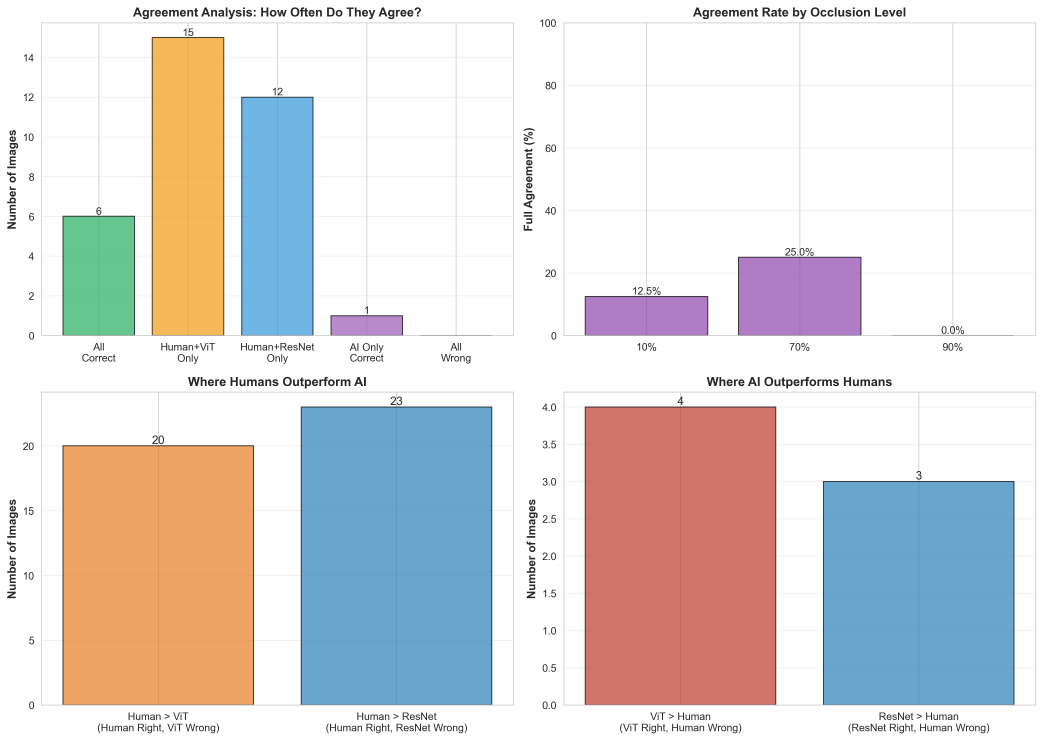
#> input picture experiments/analysis/per_image_agreement_analysis.png, 4171 x 2962 px (shown at 1/4 size)
$ python -i augment_dataset.py   (imports and definitions only)
#> lines starting #> are read from the running program, lines starting #| are printed output that depends on the picture
"""
数据增强脚本

功能:
1. 读取原始图片
2. 应用几何变换 (旋转, 缩放, 平移, 翻转)
3. 应用颜色变换 (亮度, 对比度, 饱和度, 色调)
4. 生成增强图片

用法:
python augment_dataset.py \
    --input-dir "e:/Dataset/ds005226/derivatives/stimuli_dataset/stimuli_original" \
    --output-dir "data/augmented_images" \
    --num-augmentations 33 \
    --seed 42
"""

import os
import sys
from pathlib import Path
import argparse
import random
import numpy as np
from PIL import Image, ImageEnhance
from tqdm import tqdm
import json

# 添加项目根目录到路径
project_root = Path(__file__).parent.parent.parent
sys.path.insert(0, str(project_root))


class DataAugmentor:
    """数据增强器"""

    def __init__(self, seed=42):
        """
        初始化

        Args:
            seed: 随机种子
        """
        self.seed = seed
        random.seed(seed)
        np.random.seed(seed)

        # 几何变换参数 (所有图片都使用)
        self.rotation_angles = [-30, -20, -10, -5, 0, 5, 10, 20, 30]
        self.scale_factors = [0.8, 0.9, 1.0, 1.1, 1.2]
        self.translation_range = [-20, -10, 0, 10, 20]

        # 颜色变换参数 (缩小范围,更保守)
        self.brightness_factors = [0.85, 0.95, 1.0, 1.05, 1.15]  # 缩小范围
        self.contrast_factors = [0.85, 0.95, 1.0, 1.05, 1.15]    # 缩小范围
        self.saturation_factors = [0.85, 0.95, 1.0, 1.05, 1.15]  # 缩小范围
        self.hue_shifts = [0]  # 禁用色调偏移 (最危险)

        # 颜色增强概率 (30%的图片使用颜色变换)
        self.color_augmentation_prob = 0.3

    # [66 lines left out: function apply_geometric_transforms, not called in this run]

    def apply_color_transforms(self, image, brightness=1.0, contrast=1.0,
                                saturation=1.0, hue=0.0):
        """
        应用颜色变换

        Args:
            image: PIL Image对象
            brightness: 亮度因子
            contrast: 对比度因子
            saturation: 饱和度因子
            hue: 色调偏移

        Returns:
            变换后的PIL Image对象
        """
        # 1. 亮度
        if brightness != 1.0:
            enhancer = ImageEnhance.Brightness(image)
            image = enhancer.enhance(brightness)

        # 2. 对比度
        if contrast != 1.0:
            enhancer = ImageEnhance.Contrast(image)
            image = enhancer.enhance(contrast)

        # 3. 饱和度
        if saturation != 1.0:
            enhancer = ImageEnhance.Color(image)
            image = enhancer.enhance(saturation)

        # 4. 色调 (需要转换到HSV空间)
        if hue != 0.0:
            # 转换到numpy数组
            img_array = np.array(image).astype(np.float32) / 255.0

            # 转换到HSV
            from colorsys import rgb_to_hsv, hsv_to_rgb

            # 对每个像素应用色调偏移
            for i in range(img_array.shape[0]):
                for j in range(img_array.shape[1]):
                    r, g, b = img_array[i, j]
                    h, s, v = rgb_to_hsv(r, g, b)
                    h = (h + hue) % 1.0  # 色调循环
                    r, g, b = hsv_to_rgb(h, s, v)
                    img_array[i, j] = [r, g, b]

            # 转换回PIL Image
            img_array = (img_array * 255).astype(np.uint8)
            image = Image.fromarray(img_array)

        return image

    # [180 lines left out: functions augment_image, process_dataset, main, not called in this run]


# [2 lines not run here, left out]

>>> import cv2
>>> picture = cv2.imread('../../experiments/analysis/per_image_agreement_analysis.png', cv2.IMREAD_GRAYSCALE)
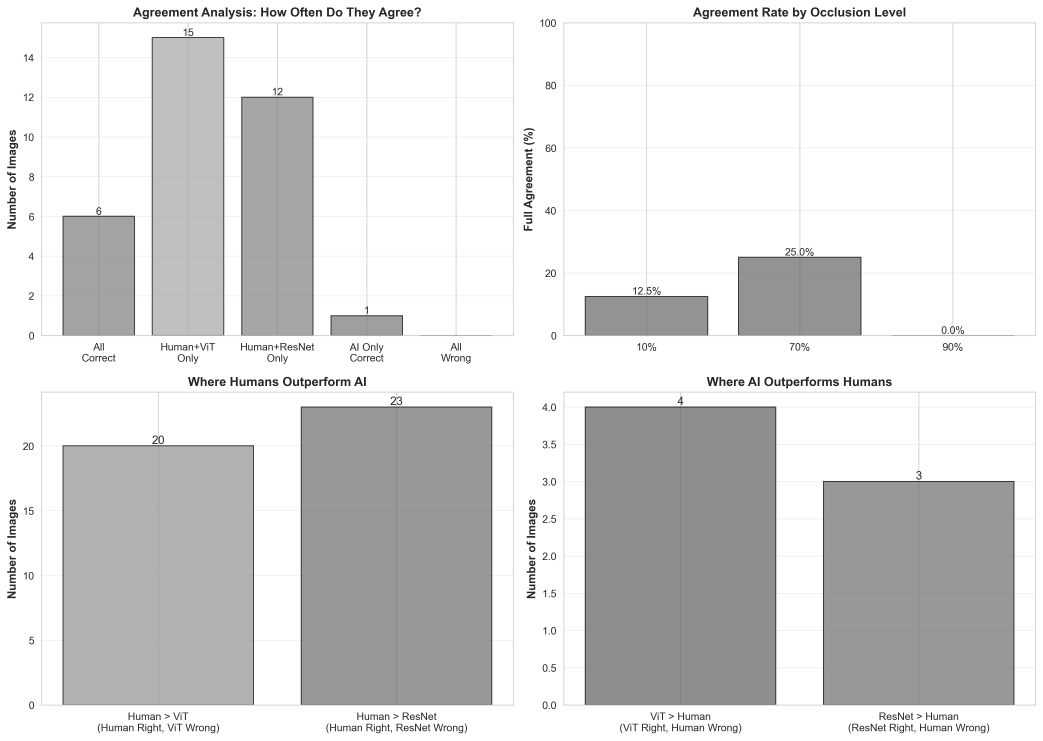
#> picture: shape (2962, 4171) (shown at 1/4 size); min 38, max 255, mean 217.8
>>> result = DataAugmentor().apply_color_transforms(picture)
